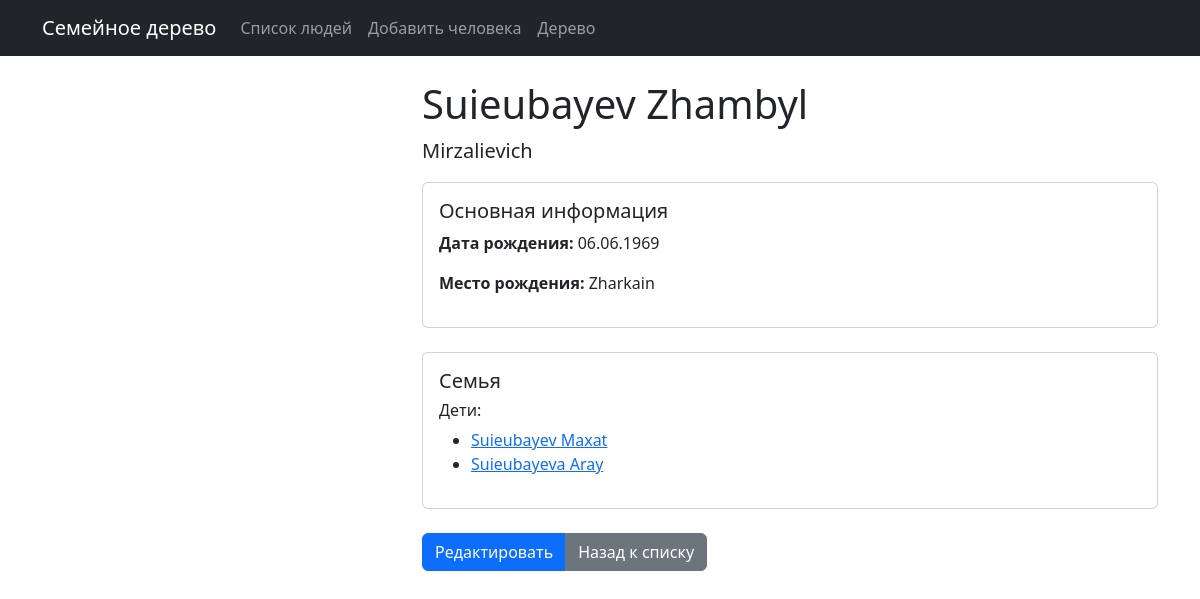
The page /person/2/ on the database its author committed.
### tree/models.py (models this page shows)
class Person(models.Model):
    GENDER_CHOICES = [
        ('M', 'Мужской'),
        ('F', 'Женский'),
        ('O', 'Другой'),
    ]
    first_name = models.CharField('Имя', max_length=100)
    last_name = models.CharField('Фамилия', max_length=100)
    middle_name = models.CharField('Отчество', max_length=100, blank=True, default='')
    gender = models.CharField('Пол', max_length=1, choices=GENDER_CHOICES, default='O')
    date_of_birth = models.DateField('Дата рождения')
    place_of_birth = models.CharField('Место рождения', max_length=200, blank=True, null=True)
    date_of_death = models.DateField('Дата смерти', null=True, blank=True)
    place_of_death = models.CharField('Место смерти', max_length=200, blank=True)
    biography = models.TextField('Биография', blank=True, default='')
    photo = models.ImageField('Фото', upload_to='persons/', blank=True, null=True)
    personal_page = models.URLField('Личная страница', max_length=200, blank=True)
    email = models.EmailField('Email', blank=True)
    phone = models.CharField('Телефон', max_length=20, blank=True)
    address = models.TextField('Адрес', blank=True)
    occupation = models.CharField('Род занятий', max_length=200, blank=True)
    education = models.TextField('Образование', blank=True)
    parents = models.ManyToManyField('self', related_name='children', symmetrical=False, blank=True)
    spouse = models.OneToOneField('self', on_delete=models.SET_NULL, null=True, blank=True, related_name='partner')
    created_at = models.DateTimeField('Дата создания', auto_now_add=True)
    updated_at = models.DateTimeField('Дата обновления', auto_now=True)
    def __str__(self):
        return f"{self.last_name} {self.first_name}"
    class Meta:
        verbose_name = 'Человек'
        verbose_name_plural = 'Люди'
        ordering = ['last_name', 'first_name']

### tree/views.py (the view)
# urls.py: path('person/<int:pk>/', views.PersonDetailView.as_view(), name='person_detail'),
class PersonDetailView(DetailView):
    model = Person
    template_name = 'tree/person_detail.html'
    context_object_name = 'person'

### tree/templates/tree/person_detail.html (shortened to what this page needs)
{% extends 'tree/base.html' %}
{% block content %}
<div class="row">
    <div class="col-md-4">
    </div>
    <div class="col-md-8">
        <h1>{{ person.last_name }} {{ person.first_name }}</h1>
        {% if person.middle_name %}
        <p class="lead">{{ person.middle_name }}</p>
        {% endif %}
        <div class="card mb-4">
            <div class="card-body">
                <h5 class="card-title">Основная информация</h5>
                <p><strong>Дата рождения:</strong> {{ person.date_of_birth|date:"d.m.Y" }}</p>
                {% if person.place_of_birth %}
                <p><strong>Место рождения:</strong> {{ person.place_of_birth }}</p>
                {% endif %}
            </div>
        </div>
        <div class="card mb-4">
            <div class="card-body">
                <h5 class="card-title">Семья</h5>
                {% if person.children.all %}
                <h6>Дети:</h6>
                <ul>
                    {% for child in person.children.all %}
                    <li><a href="{% url 'person_detail' child.pk %}">{{ child }}</a></li>
                    {% endfor %}
                </ul>
                {% endif %}
            </div>
        </div>
        <div class="btn-group">
            <a href="{% url 'person_edit' person.pk %}" class="btn btn-primary">Редактировать</a>
            <a href="{% url 'person_list' %}" class="btn btn-secondary">Назад к списку</a>
        </div>
    </div>
</div>
{% endblock %}

### rows shown on the page
Person: last_name "Suieubayev", first_name "Zhambyl", middle_name "Mirzalievich", date_of_birth "06.06.1969", place_of_birth "Zharkain"
Person: last_name+first_name "Suieubayev Maxat"
Person: last_name+first_name "Suieubayeva Aray"
